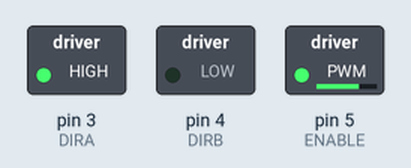
This sketch was run on a simulated Arduino Uno, built with avr-gcc and run on an emulated ATmega328P. Shown: switched loads named in the sketch (green lamp = pin HIGH).

Above: at 0.05 s.
At 3.95 s:
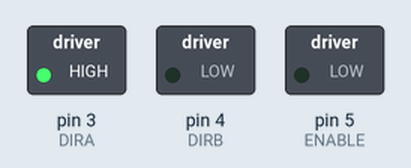
At 5.95 s:
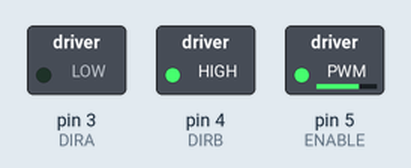
At 7.95 s:
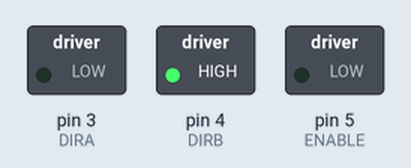
Timing chart, 0 to 10.4 s (numbered marks = the images above):
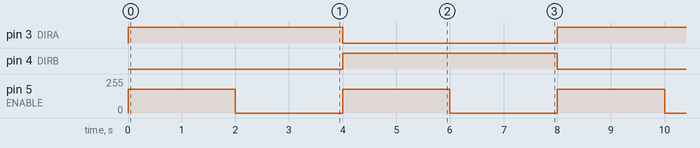

The sketch:

Project_21_DC_Motors.ino
```cpp
/************************
Exercise the motor using
the L293D chip
************************/

#define ENABLE 5
#define DIRA 3
#define DIRB 4

int i;

void setup() {
  //---set pin direction
  pinMode(ENABLE,OUTPUT);
  pinMode(DIRA,OUTPUT);
  pinMode(DIRB,OUTPUT);
  Serial.begin(9600);
}

void loop() {
  //---back and forth example
    analogWrite(ENABLE,180); // enable on
    digitalWrite(DIRA,HIGH); //one way
    digitalWrite(DIRB,LOW);
    delay(2000);
    digitalWrite(ENABLE,LOW);
    delay(2000);
    analogWrite(ENABLE,180);
    digitalWrite(DIRA,LOW);  //reverse
    digitalWrite(DIRB,HIGH);
    delay(2000);
    digitalWrite(ENABLE,LOW);
    delay(2000);

}
```

Measured:
- by itself, pin 3 (DIRA), pin 4 (DIRB): alternates HIGH for 4.0 s and LOW for 4.0 s
- by itself, pin 5 (ENABLE): alternates 180/255 for 2.0 s and 0/255 for 2.0 s
